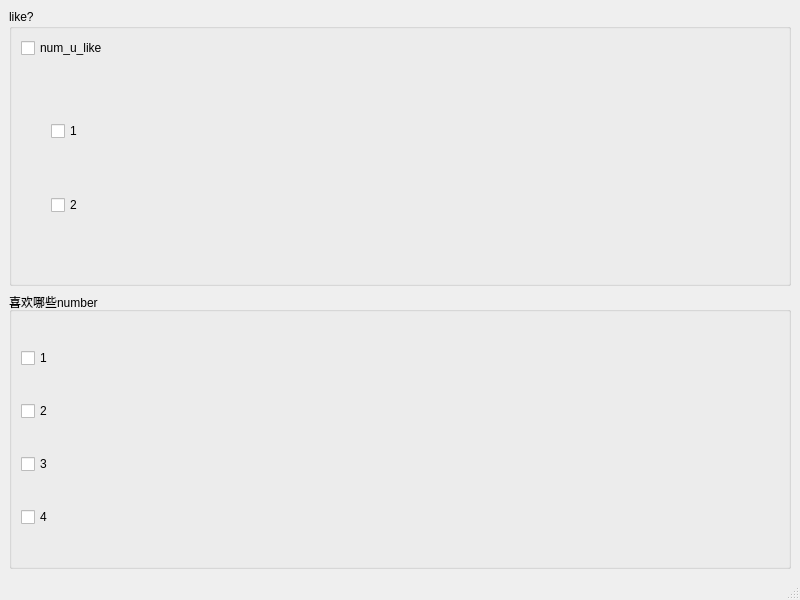
<?xml version="1.0" encoding="UTF-8"?>
<ui version="4.0">
 <class>MainWindow</class>
 <widget class="QMainWindow" name="MainWindow">
  <property name="geometry">
   <rect>
    <x>0</x>
    <y>0</y>
    <width>800</width>
    <height>600</height>
   </rect>
  </property>
  <property name="windowTitle">
   <string>MainWindow</string>
  </property>
  <widget class="QWidget" name="centralwidget">
   <layout class="QVBoxLayout" name="verticalLayout_4">
    <item>
     <widget class="QGroupBox" name="groupBox_2">
      <property name="title">
       <string>like?</string>
      </property>
      <layout class="QVBoxLayout" name="verticalLayout_3">
       <item>
        <widget class="QCheckBox" name="class_num">
         <property name="text">
          <string>num_u_like</string>
         </property>
        </widget>
       </item>
       <item>
        <widget class="QWidget" name="num" native="true">
         <layout class="QVBoxLayout" name="verticalLayout_2">
          <property name="leftMargin">
           <number>30</number>
          </property>
          <item>
           <widget class="QCheckBox" name="the_1">
            <property name="text">
             <string>1</string>
            </property>
           </widget>
          </item>
          <item>
           <widget class="QCheckBox" name="the_2">
            <property name="text">
             <string>2</string>
            </property>
           </widget>
          </item>
         </layout>
        </widget>
       </item>
      </layout>
     </widget>
    </item>
    <item>
     <widget class="QGroupBox" name="groupBox">
      <property name="title">
       <string>喜欢哪些number</string>
      </property>
      <layout class="QVBoxLayout" name="verticalLayout">
       <item>
        <widget class="QCheckBox" name="checkBox">
         <property name="text">
          <string>1</string>
         </property>
        </widget>
       </item>
       <item>
        <widget class="QCheckBox" name="checkBox_2">
         <property name="text">
          <string>2</string>
         </property>
        </widget>
       </item>
       <item>
        <widget class="QCheckBox" name="checkBox_3">
         <property name="text">
          <string>3</string>
         </property>
        </widget>
       </item>
       <item>
        <widget class="QCheckBox" name="checkBox_4">
         <property name="text">
          <string>4</string>
         </property>
        </widget>
       </item>
      </layout>
     </widget>
    </item>
   </layout>
  </widget>
  <widget class="QMenuBar" name="menubar">
   <property name="geometry">
    <rect>
     <x>0</x>
     <y>0</y>
     <width>800</width>
     <height>27</height>
    </rect>
   </property>
  </widget>
  <widget class="QStatusBar" name="statusbar"/>
 </widget>
 <resources/>
 <connections/>
</ui>
